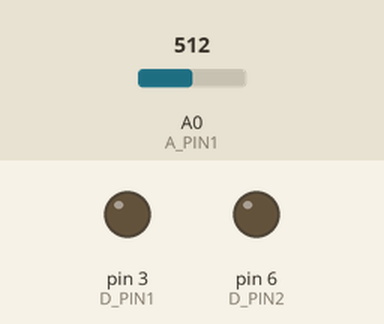
Simulated run of this sketch. Board: Arduino Uno, built with avr-gcc and run on an emulated ATmega328P. Shown: output pins drawn as LEDs (lit = HIGH). Inputs (shaded band) come from the test bench; at power-on: A0 (A_PIN1) = 512.

Above: at 1.2 s.
1.3 s: A0 (A_PIN1) set to 716
At 2.2 s:
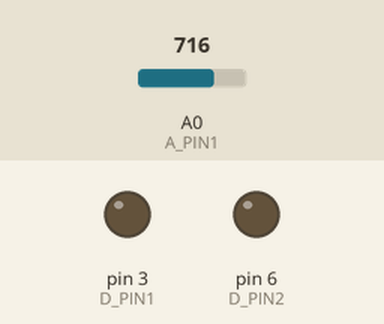
2.9 s: A0 (A_PIN1) set to 511
At 3.5 s:
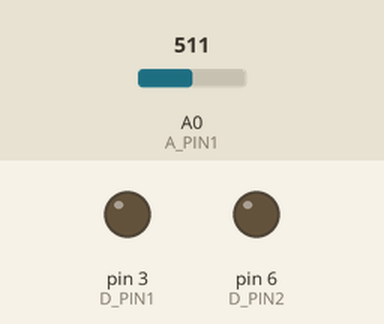
4.5 s: A0 (A_PIN1) set to 122
At 5.8 s:
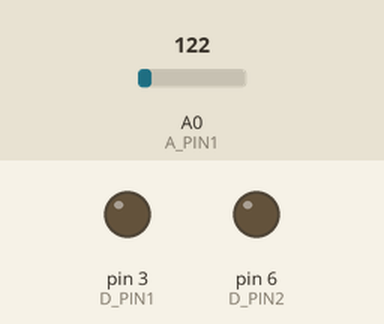
6.1 s: A0 (A_PIN1) set to 900
At 7.4 s:
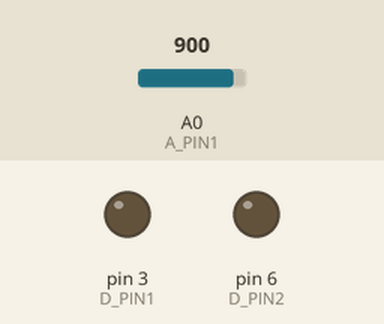
7.7 s: A0 (A_PIN1) set to 0
At 8.8 s:
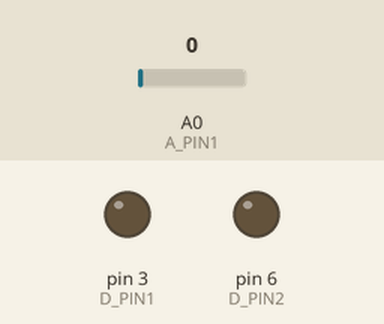
Timing chart, 0 to 10.3 s (numbered marks = the images above; inputs shaded):
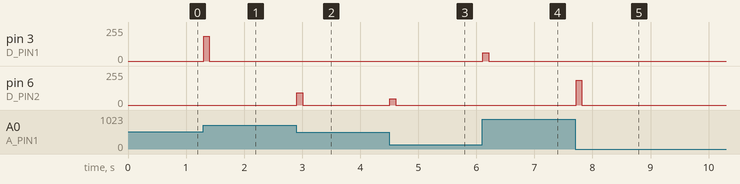

Measured:
- after the input at 1.3 s, pin 3 (D_PIN1): 0/255 → 185/255 at once, → 0/255 0.10 s later
- after the input at 2.9 s, pin 6 (D_PIN2): 0/255 → 91/255 at once, → 0/255 0.10 s later
- after the input at 4.5 s, pin 6 (D_PIN2): 0/255 → 48/255 at once, → 0/255 0.10 s later
- after the input at 6.1 s, pin 3 (D_PIN1): 0/255 → 63/255 at once, → 0/255 0.10 s later
- after the input at 7.7 s, pin 6 (D_PIN2): 0/255 → 185/255 at once, → 0/255 0.10 s later

The sketch:

sitp10_Manipulator_arm.ino
```cpp
#define D_PIN1 3
#define D_PIN2 6
#define A_PIN1 A0

int readvalue1 = 0;
int readvalue2 = 0;
int outvalue1 = 0;
int threshold = 8;
int state = 0;
int diff = 0;

void setup() {
  // put your setup code here, to run once:
  Serial.begin(115200);
  pinMode(D_PIN1, OUTPUT);
  pinMode(D_PIN2, OUTPUT);
  analogWrite(D_PIN1, 0);
  analogWrite(D_PIN2, 0);
  readvalue1 = analogRead(A_PIN1);
}

void loop() {
  // put your main code here, to run repeatedly:
  //readvalue1 = analogRead(A_PIN1);
  readvalue2 = analogRead(A_PIN1);
  diff = readvalue2 - readvalue1;

  if (diff < (-threshold))
  {
    outvalue1 = map(diff, 50, 500, 150, 255);
    analogWrite(D_PIN1, 0);
    analogWrite(D_PIN2, outvalue1);
    delay(100);
    readvalue1 = readvalue2;
    analogWrite(D_PIN2, 0);
    state = 1;
  }
  if (diff > threshold)
  {
    outvalue1 = map(diff, 50, 500, 150, 255);
    analogWrite(D_PIN1, outvalue1);
    analogWrite(D_PIN2, 0);
    delay(100);
    readvalue1 = readvalue2;
    analogWrite(D_PIN1, 0);
    state = 1;
  }
  //  Serial.print("readvalue2= ");
  //  Serial.print(readvalue2);
  //  Serial.print("\n");
  //  Serial.print("outvalue2= ");
  //  Serial.print(outvalue1);
  //  Serial.print("\n");
  //
  delay(50);
  //analogWrite(D_PIN1, outvalue1);


}
```
